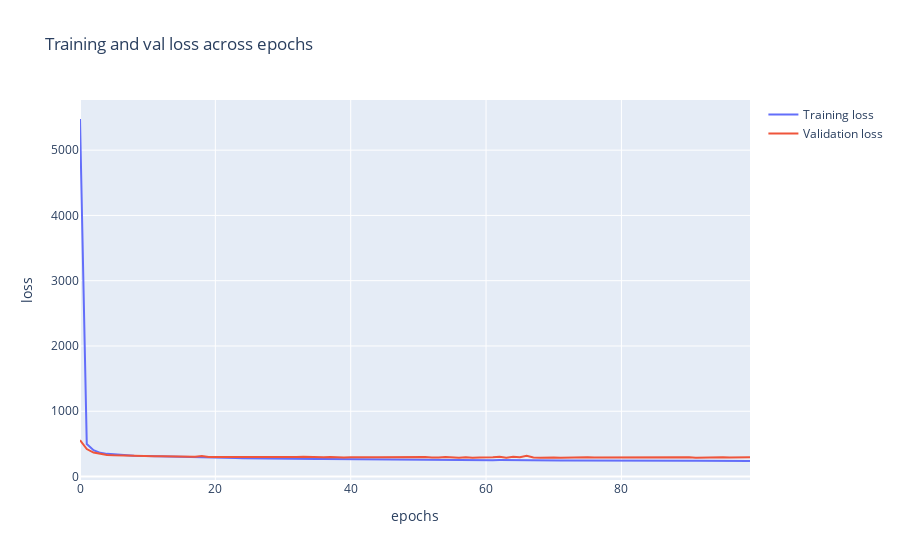

Here is the notebook cell this chart was saved with:
### Code cell
from plotly import graph_objects as go
fig = go.Figure(data=[
                      go.Scatter(
                          y=history.history["loss"],
                          name="Training loss",
                          mode="lines",
                      ),
                      go.Scatter(
                          y=history.history["val_loss"],
                          name="Validation loss",
                          mode="lines",
                      )
])
fig.update_layout(
    title='Training and val loss across epochs',
    xaxis_title='epochs',
    yaxis_title='loss'    
)
fig.show()
